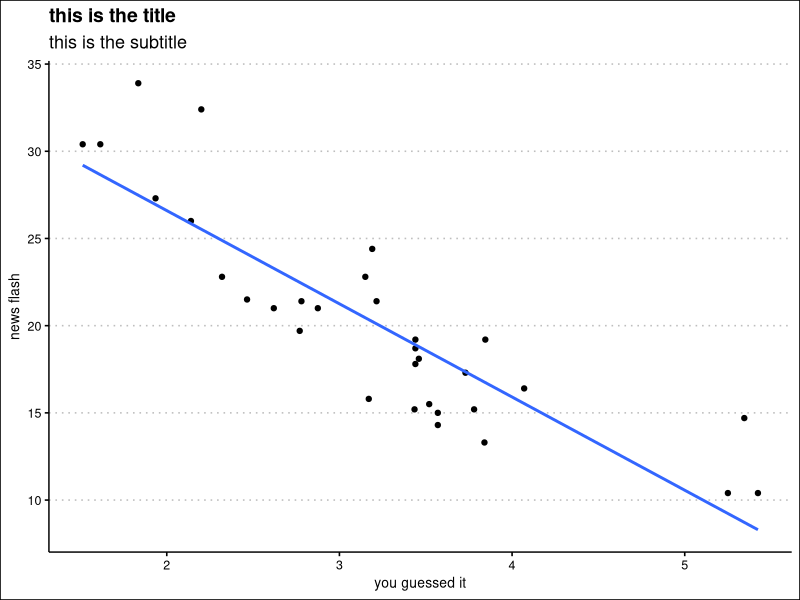

Here is the R script that generated this plot:
## ---- chunk 1
knitr::opts_chunk$set(echo = FALSE)

library(tidyverse)
library(ggthemes)
## ---- chunk 2
mtcars %>% 
select(mpg, wt) %>% 
ggplot(aes(wt,mpg))+
geom_point()+
geom_smooth(method = "lm", formula = y~x, se = F)+
theme_clean()+
labs(title = "this is the title",
subtitle = "this is the subtitle",
x= "you guessed it",
y = "news flash")
